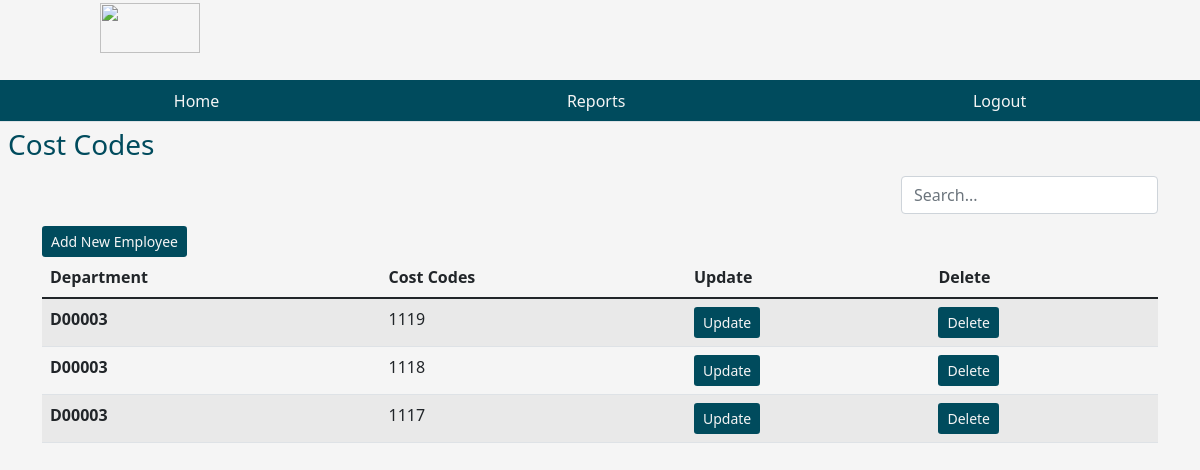
The page /costcodes on the database its author committed.
### tables this page shows
CREATE TABLE costcode (slno INTEGER PRIMARY KEY AUTOINCREMENT, costcodes INTEGER(20), department text );

### app.py (the view)
@app.route('/costcodes')
def costcodes():
    user = get_current_user()
    db = get_database()
    cc_cur = db.execute('select * from costcode ')
    allcc = cc_cur.fetchall()
    return render_template('costcodes.html', user = user, allcc = allcc)

### app.py (called while the page is built)
@app.teardown_appcontext
def close_database(error):
    if hasattr(g, 'crudapplication_db'):
        g.crudapplication_db.close()

def get_current_user():
    user = None
    if 'user' in session:
        user = session['user']
        db = get_database()
        user_cur = db.execute('select * from users where name = ?', [user])
        user = user_cur.fetchone()
    return user

@app.before_request
def before_request():
    g.user = None
    if 'user_id' in session:
        user = [x for x in users if x.id == session['user_id']][0]
        g.user = user

### database.py (called while the page is built)
def connect_to_database():
    sql = sqlite3.connect('C:/Users/user/Desktop/components/components/crudapplication.db')
    sql.row_factory = sqlite3.Row
    return sql

def get_database():
    if not hasattr(g, 'crudapplication_db'):
        g.crudapplication_db = connect_to_database()
    return g.crudapplication_db

### templates/costcodes.html (shortened to what this page needs)
{% from "showlinks.html" import show_links %}
<!DOCTYPE html>
<html lang="en">
<head>
    <link href="https://cdn.jsdelivr.net/npm/bootstrap@5.1.3/dist/css/bootstrap.min.css" rel="stylesheet">
    <link rel="stylesheet" href="{{ url_for('static', filename='dashboard.css')}}" type = "text/css">
</head>
<body>
      <div class="parent">
        <div class="child child1">
          <h1 class="text-center"><i><img src=" https://www.netanalytiks.com/img/core-img/logo2.png" width="100" height="50"></i></h1>
        </div>
        <div class="child child3">
          {{ show_links() }}
        </div>
        <div class="child child4">
            <h3 class="m-2">Cost Codes</h3>
        </div>
        <div class="child child5" style="color:rgb(0, 75, 93);">
        </div>
        <div class="child child6  container" style="color:rgb(0, 75, 93);">
              <div class="table-responsive-lg caption-top">
                <a class="btn btn-sm" style="background-color:rgb(0, 75, 93); color:whitesmoke; float: left; margin-top: 50px;" href="{{ url_for('addnewcostcodes')}}">Add New Employee</a>
                <form class="form-inline my-2 my-lg-0" style="display: inline-block; float: right;">
                  <input type="search" placeholder="Search..." class="form-control search-input mr-sm-2" aria-label="Search"  data-table="customers-list"/>
                </form>
                <table class="table table-striped mt32 customers-list">
                    <thead>
                        <tr>
                          <th scope="col">Department</th>
                          <th scope="col">Cost Codes</th>
                          <th scope="col">Update</th>
                          <th scope="col">Delete</th>
                        </tr>
                      </thead>
                      <tbody>
                        {% for cc in allcc %}
                        <tr>
                          <th scope="row">{{ cc['department'] }} </th>
                          <td>{{ cc['costcodes'] }}</td>
                          <td><a class="btn btn-sm" style="background-color:rgb(0, 75, 93); color:whitesmoke;" href="{{ url_for('fetchonecc', costcodes = cc['costcodes'] )}}">Update</a></td>
                          <td><a class="btn btn-sm" style="background-color:rgb(0, 75, 93); color:whitesmoke;" href="{{ url_for('deletecostcodes', costcodes = cc['costcodes'] )}}">Delete</a></td>
                        </tr>
                        {% endfor %}
                      </tbody>
                </table>
              </div>
        </div>
</body>
</html>

### static/dashboard.css (style rules this page uses)
html, body { height: 100%; background-color:whitesmoke; color:rgb(0, 75, 93); }
.parent { height: 100%; display: grid; grid-template-columns: repeat(4, 1fr); grid-template-rows: 10% 5% 7% auto 7%; }
.child { margin-bottom: 10px; }
.child1 { grid-column: 1/2; grid-row: 1/2; }
.child3 { grid-column: 1/-1; grid-row: 2/3; }
.child4 { grid-column: 1/2; grid-row: 3/4; }
.child5 { grid-column: 4/5; grid-row: 3/4; text-align: center; }
.child6 { grid-column: 1/-1; grid-row: 4/5; }

### rows shown on the page
costcode: department "D00003", costcodes "1119"
costcode: department "D00003", costcodes "1118"
costcode: department "D00003", costcodes "1117"
